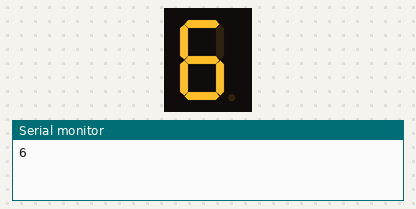
Bench run of a sketch on a simulated Arduino Uno, built with avr-gcc and run on an emulated ATmega328P. On the bench: 1-digit seven-segment display, the last lines printed to the serial monitor. Wiring (inferred from the names in the program): 1-digit 7-segment display, segments lit when HIGH: segments pin 8, pin 9, pin 12, pin 11, pin 10, pin 4, pin 2. Random numbers use the default seed unless the sketch sets one; the segment pins are drawn as the display they are named for.

Above: at 0.1 s.
At 18.1 s:
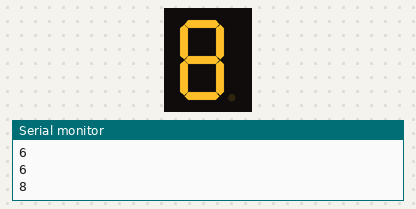
At 30.1 s:
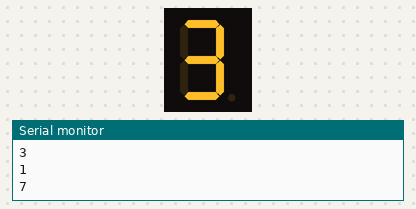
At 60.1 s:
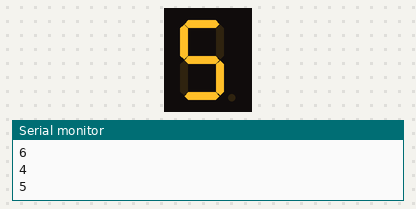
At 94.1 s:
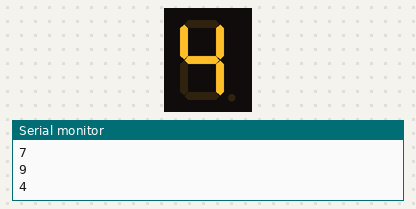
At 126.1 s:
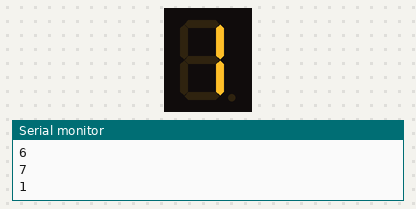

The sketch:

MM_7_1.ino
```cpp
#define a 8
#define b 9
#define c 12
#define d 11
#define e 10
#define f 4
#define g 2

long nr;

void setup() {
  pinMode(a,OUTPUT);
  pinMode(b,OUTPUT);
  pinMode(c,OUTPUT);
  pinMode(d,OUTPUT);
  pinMode(e,OUTPUT);
  pinMode(f,OUTPUT);
  pinMode(g,OUTPUT);
  randomSeed(analogRead(0));
  Serial.begin(9600);
}

void loop() {
  nr = random(1, 10);
  Serial.println(nr);
  switch(nr){
    case 1:
      digitalWrite(b,HIGH);
      digitalWrite(c,HIGH);
      digitalWrite(a,LOW);
      digitalWrite(d,LOW);
      digitalWrite(e,LOW);
      digitalWrite(f,LOW);
      digitalWrite(g,LOW);
      delay(2000);
      break;

    case 2:
      digitalWrite(b,HIGH);
      digitalWrite(c,LOW);
      digitalWrite(a,HIGH);
      digitalWrite(d,HIGH);
      digitalWrite(e,HIGH);
      digitalWrite(f,LOW);
      digitalWrite(g,HIGH);
      delay(2000);
      break;

    case 3:
      digitalWrite(b,HIGH);
      digitalWrite(c,HIGH);
      digitalWrite(a,HIGH);
      digitalWrite(d,HIGH);
      digitalWrite(e,LOW);
      digitalWrite(f,LOW);
      digitalWrite(g,HIGH);
      delay(2000);
      break;

    case 4:
      digitalWrite(b,HIGH);
      digitalWrite(c,HIGH);
      digitalWrite(a,LOW);
      digitalWrite(d,LOW);
      digitalWrite(e,LOW);
      digitalWrite(f,HIGH);
      digitalWrite(g,HIGH);
      delay(2000);
      break;
    case 5:
      digitalWrite(b,LOW);
      digitalWrite(c,HIGH);
      digitalWrite(a,HIGH);
      digitalWrite(d,HIGH);
      digitalWrite(e,LOW);
      digitalWrite(f,HIGH);
      digitalWrite(g,HIGH);
      delay(2000);
      break;
    case 6:
      digitalWrite(b,LOW);
      digitalWrite(c,HIGH);
      digitalWrite(a,HIGH);
      digitalWrite(d,HIGH);
      digitalWrite(e,HIGH);
      digitalWrite(f,HIGH);
      digitalWrite(g,HIGH);
      delay(2000);
      break;
    case 7:
      digitalWrite(b,HIGH);
      digitalWrite(c,HIGH);
      digitalWrite(a,HIGH);
      digitalWrite(d,HIGH);
      digitalWrite(e,LOW);
      digitalWrite(f,LOW);
      digitalWrite(g,HIGH);
      delay(2000);
      break;
    case 8:
      digitalWrite(b,HIGH);
      digitalWrite(c,HIGH);
      digitalWrite(a,HIGH);
      digitalWrite(d,HIGH);
      digitalWrite(e,HIGH);
      digitalWrite(f,HIGH);
      digitalWrite(g,HIGH);
      delay(2000);
      break;
    case 9:
      digitalWrite(b,LOW);
      digitalWrite(c,HIGH);
      digitalWrite(a,HIGH);
      digitalWrite(d,HIGH);
      digitalWrite(e,LOW);
      digitalWrite(f,HIGH);
      digitalWrite(g,HIGH);
      delay(2000);
      break;
  }

}
```

Measured:
- what the display in image 1 shows lasts 2.0 s, from 18.0 s to 20.0 s
- what the display in image 3 shows lasts 4.0 s, from 60.0 s to 64.0 s
